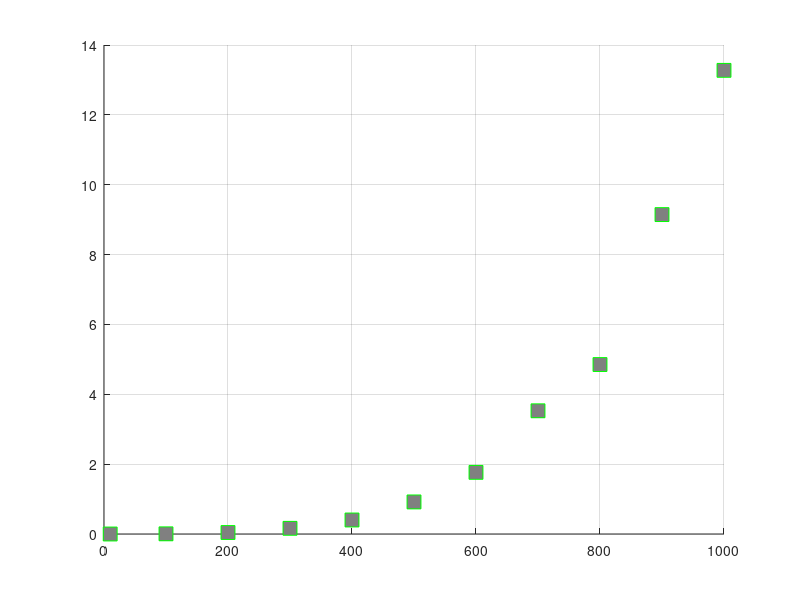

Here is the MATLAB script that generated this plot:
N = 11;
X = zeros(2,N);

X(1,1)  = 10;
X(1,2)  = 100;
X(1,3)  = 200;
X(1,4)  = 300;
X(1,5)  = 400;
X(1,6)  = 500;
X(1,7)  = 600;
X(1,8)  = 700;
X(1,9)  = 800;
X(1,10) = 900;
X(1,11) = 1000;


X(2,1)  = 0.000010;
X(2,2)  = 0.005227;
X(2,3)  = 0.042597;
X(2,4)  = 0.162328;
X(2,5)  = 0.401283;
X(2,6)  = 0.918372;
X(2,7)  = 1.764652;
X(2,8)  = 3.527650;
X(2,9)  = 4.851817;
X(2,10) = 9.145038;
X(2,11) = 13.273943;


disp(X);

hold on;

for i=1:N
  plot(X(1,i),X(2,i),'gs',...
           'MarkerSize',10,...
           'MarkerEdgeColor','g',...
           'MarkerFaceColor', [0.5,0.5,0.5])
end
grid on;